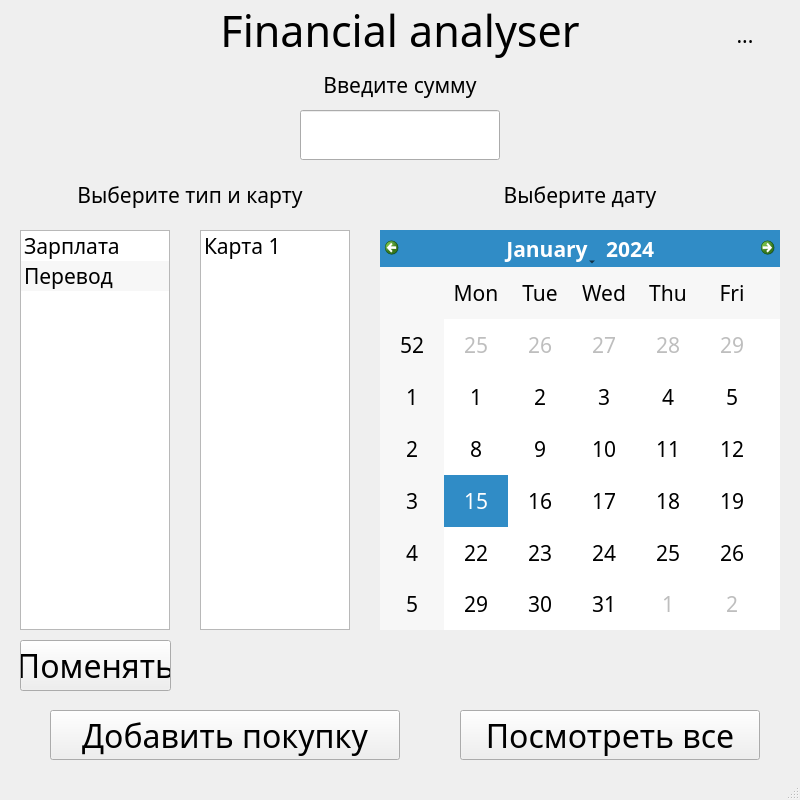
<?xml version="1.0" encoding="UTF-8"?>
<ui version="4.0">
 <class>MainWindow</class>
 <widget class="QMainWindow" name="MainWindow">
  <property name="geometry">
   <rect>
    <x>0</x>
    <y>0</y>
    <width>800</width>
    <height>800</height>
   </rect>
  </property>
  <property name="font">
   <font>
    <family>Segoe Print</family>
    <pointsize>16</pointsize>
   </font>
  </property>
  <property name="cursor">
   <cursorShape>ArrowCursor</cursorShape>
  </property>
  <property name="windowTitle">
   <string>MainWindow</string>
  </property>
  <property name="iconSize">
   <size>
    <width>800</width>
    <height>800</height>
   </size>
  </property>
  <property name="dockOptions">
   <set>QMainWindow::AllowTabbedDocks|QMainWindow::AnimatedDocks</set>
  </property>
  <widget class="QWidget" name="centralwidget">
   <widget class="QLabel" name="label">
    <property name="enabled">
     <bool>true</bool>
    </property>
    <property name="geometry">
     <rect>
      <x>0</x>
      <y>0</y>
      <width>800</width>
      <height>60</height>
     </rect>
    </property>
    <property name="font">
     <font>
      <pointsize>32</pointsize>
     </font>
    </property>
    <property name="text">
     <string>Financial analyser</string>
    </property>
    <property name="textFormat">
     <enum>Qt::PlainText</enum>
    </property>
    <property name="alignment">
     <set>Qt::AlignCenter</set>
    </property>
   </widget>
   <widget class="QLabel" name="label_2">
    <property name="geometry">
     <rect>
      <x>0</x>
      <y>60</y>
      <width>800</width>
      <height>50</height>
     </rect>
    </property>
    <property name="font">
     <font>
      <pointsize>16</pointsize>
     </font>
    </property>
    <property name="text">
     <string>Введите сумму</string>
    </property>
    <property name="alignment">
     <set>Qt::AlignCenter</set>
    </property>
   </widget>
   <widget class="QLabel" name="label_3">
    <property name="geometry">
     <rect>
      <x>0</x>
      <y>170</y>
      <width>380</width>
      <height>50</height>
     </rect>
    </property>
    <property name="font">
     <font>
      <pointsize>16</pointsize>
     </font>
    </property>
    <property name="text">
     <string>Выберите тип и карту</string>
    </property>
    <property name="alignment">
     <set>Qt::AlignCenter</set>
    </property>
   </widget>
   <widget class="QPushButton" name="enter_purchase_button">
    <property name="geometry">
     <rect>
      <x>50</x>
      <y>710</y>
      <width>350</width>
      <height>50</height>
     </rect>
    </property>
    <property name="font">
     <font>
      <pointsize>24</pointsize>
     </font>
    </property>
    <property name="text">
     <string>Добавить покупку</string>
    </property>
   </widget>
   <widget class="QLineEdit" name="lineEdit">
    <property name="geometry">
     <rect>
      <x>300</x>
      <y>110</y>
      <width>200</width>
      <height>50</height>
     </rect>
    </property>
    <property name="font">
     <font>
      <pointsize>16</pointsize>
     </font>
    </property>
    <property name="alignment">
     <set>Qt::AlignCenter</set>
    </property>
   </widget>
   <widget class="QListWidget" name="item_list">
    <property name="enabled">
     <bool>true</bool>
    </property>
    <property name="geometry">
     <rect>
      <x>20</x>
      <y>230</y>
      <width>150</width>
      <height>400</height>
     </rect>
    </property>
    <property name="minimumSize">
     <size>
      <width>101</width>
      <height>0</height>
     </size>
    </property>
    <property name="font">
     <font>
      <family>Segoe Print</family>
      <pointsize>16</pointsize>
     </font>
    </property>
    <property name="layoutDirection">
     <enum>Qt::LeftToRight</enum>
    </property>
    <property name="frameShape">
     <enum>QFrame::StyledPanel</enum>
    </property>
    <property name="frameShadow">
     <enum>QFrame::Plain</enum>
    </property>
    <property name="alternatingRowColors">
     <bool>true</bool>
    </property>
    <property name="horizontalScrollMode">
     <enum>QAbstractItemView::ScrollPerItem</enum>
    </property>
    <property name="layoutMode">
     <enum>QListView::SinglePass</enum>
    </property>
    <property name="currentRow">
     <number>-1</number>
    </property>
    <item>
     <property name="text">
      <string>Транспорт</string>
     </property>
    </item>
    <item>
     <property name="text">
      <string>Продукты</string>
     </property>
    </item>
    <item>
     <property name="text">
      <string>Коммуналка</string>
     </property>
    </item>
   </widget>
   <widget class="QCalendarWidget" name="calendarWidget">
    <property name="geometry">
     <rect>
      <x>380</x>
      <y>230</y>
      <width>400</width>
      <height>400</height>
     </rect>
    </property>
    <property name="font">
     <font>
      <pointsize>16</pointsize>
     </font>
    </property>
   </widget>
   <widget class="QPushButton" name="show_all_button">
    <property name="geometry">
     <rect>
      <x>460</x>
      <y>710</y>
      <width>300</width>
      <height>50</height>
     </rect>
    </property>
    <property name="font">
     <font>
      <pointsize>24</pointsize>
      <weight>50</weight>
      <bold>false</bold>
     </font>
    </property>
    <property name="text">
     <string>Посмотреть все</string>
    </property>
   </widget>
   <widget class="QToolButton" name="toolButton">
    <property name="geometry">
     <rect>
      <x>720</x>
      <y>10</y>
      <width>50</width>
      <height>50</height>
     </rect>
    </property>
    <property name="autoFillBackground">
     <bool>true</bool>
    </property>
    <property name="text">
     <string>...</string>
    </property>
    <property name="icon">
     <iconset>
      <normaloff>tool.png</normaloff>tool.png</iconset>
    </property>
    <property name="iconSize">
     <size>
      <width>50</width>
      <height>50</height>
     </size>
    </property>
    <property name="shortcut">
     <string notr="true"/>
    </property>
    <property name="autoRepeat">
     <bool>false</bool>
    </property>
    <property name="popupMode">
     <enum>QToolButton::InstantPopup</enum>
    </property>
    <property name="autoRaise">
     <bool>true</bool>
    </property>
   </widget>
   <widget class="QListWidget" name="card_list">
    <property name="enabled">
     <bool>true</bool>
    </property>
    <property name="geometry">
     <rect>
      <x>200</x>
      <y>230</y>
      <width>150</width>
      <height>400</height>
     </rect>
    </property>
    <property name="minimumSize">
     <size>
      <width>101</width>
      <height>0</height>
     </size>
    </property>
    <property name="font">
     <font>
      <family>Segoe Print</family>
      <pointsize>16</pointsize>
     </font>
    </property>
    <property name="layoutDirection">
     <enum>Qt::LeftToRight</enum>
    </property>
    <property name="frameShape">
     <enum>QFrame::StyledPanel</enum>
    </property>
    <property name="frameShadow">
     <enum>QFrame::Plain</enum>
    </property>
    <property name="alternatingRowColors">
     <bool>true</bool>
    </property>
    <property name="horizontalScrollMode">
     <enum>QAbstractItemView::ScrollPerItem</enum>
    </property>
    <property name="layoutMode">
     <enum>QListView::SinglePass</enum>
    </property>
    <property name="currentRow">
     <number>-1</number>
    </property>
    <item>
     <property name="text">
      <string>Карта 1</string>
     </property>
    </item>
   </widget>
   <widget class="QListWidget" name="income_list">
    <property name="enabled">
     <bool>true</bool>
    </property>
    <property name="geometry">
     <rect>
      <x>20</x>
      <y>230</y>
      <width>150</width>
      <height>400</height>
     </rect>
    </property>
    <property name="minimumSize">
     <size>
      <width>101</width>
      <height>0</height>
     </size>
    </property>
    <property name="font">
     <font>
      <family>Segoe Print</family>
      <pointsize>16</pointsize>
     </font>
    </property>
    <property name="layoutDirection">
     <enum>Qt::LeftToRight</enum>
    </property>
    <property name="frameShape">
     <enum>QFrame::StyledPanel</enum>
    </property>
    <property name="frameShadow">
     <enum>QFrame::Plain</enum>
    </property>
    <property name="alternatingRowColors">
     <bool>true</bool>
    </property>
    <property name="horizontalScrollMode">
     <enum>QAbstractItemView::ScrollPerItem</enum>
    </property>
    <property name="layoutMode">
     <enum>QListView::SinglePass</enum>
    </property>
    <property name="currentRow">
     <number>-1</number>
    </property>
    <item>
     <property name="text">
      <string>Зарплата</string>
     </property>
    </item>
    <item>
     <property name="text">
      <string>Перевод</string>
     </property>
    </item>
   </widget>
   <widget class="QPushButton" name="enter_purchase_button_2">
    <property name="geometry">
     <rect>
      <x>20</x>
      <y>640</y>
      <width>151</width>
      <height>51</height>
     </rect>
    </property>
    <property name="font">
     <font>
      <pointsize>24</pointsize>
     </font>
    </property>
    <property name="text">
     <string>Поменять</string>
    </property>
   </widget>
   <widget class="QLabel" name="label_4">
    <property name="geometry">
     <rect>
      <x>380</x>
      <y>170</y>
      <width>400</width>
      <height>50</height>
     </rect>
    </property>
    <property name="font">
     <font>
      <pointsize>16</pointsize>
     </font>
    </property>
    <property name="text">
     <string>Выберите дату</string>
    </property>
    <property name="alignment">
     <set>Qt::AlignCenter</set>
    </property>
   </widget>
   <zorder>item_list</zorder>
   <zorder>label</zorder>
   <zorder>label_2</zorder>
   <zorder>label_3</zorder>
   <zorder>enter_purchase_button</zorder>
   <zorder>lineEdit</zorder>
   <zorder>calendarWidget</zorder>
   <zorder>show_all_button</zorder>
   <zorder>toolButton</zorder>
   <zorder>card_list</zorder>
   <zorder>income_list</zorder>
   <zorder>enter_purchase_button_2</zorder>
   <zorder>label_4</zorder>
  </widget>
  <widget class="QMenuBar" name="menubar">
   <property name="geometry">
    <rect>
     <x>0</x>
     <y>0</y>
     <width>800</width>
     <height>18</height>
    </rect>
   </property>
  </widget>
  <widget class="QStatusBar" name="statusbar"/>
 </widget>
 <resources/>
 <connections/>
</ui>
